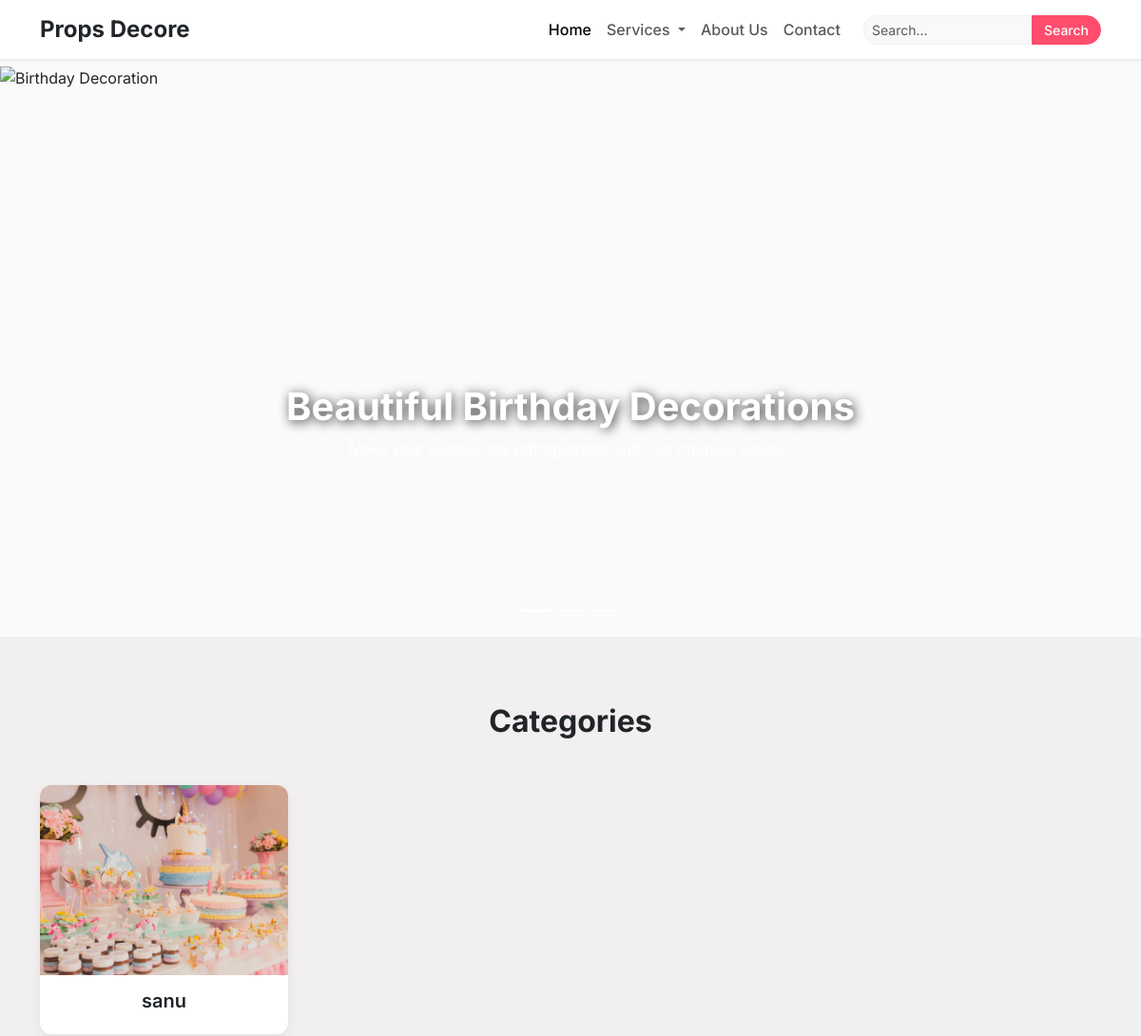
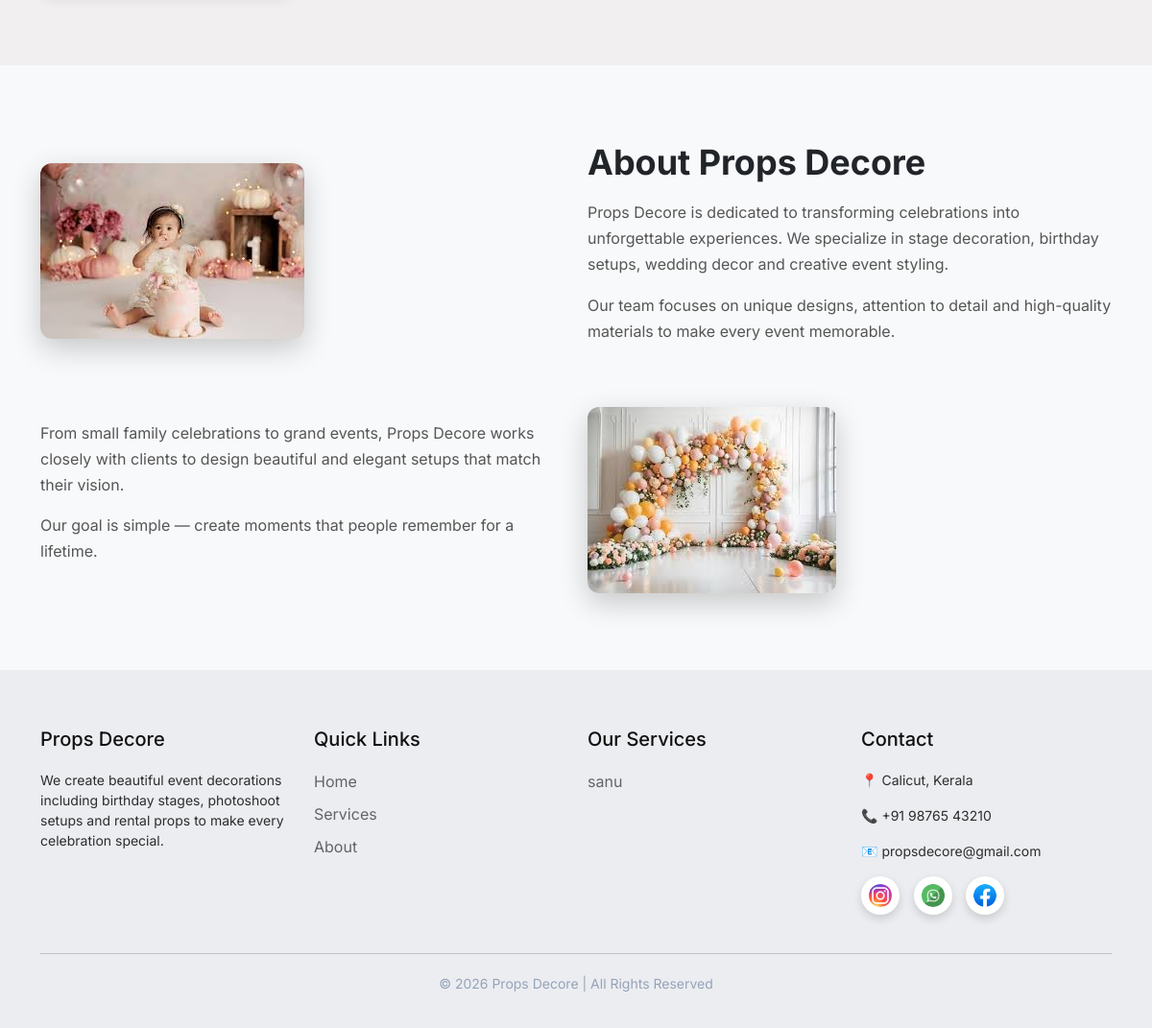
The page / on the database its author committed (2 pictures, top to bottom).
### core/models.py (models this page shows, shortened)
class Category(models.Model):
    name = models.CharField(max_length=100)
    image = models.ImageField(upload_to='category_images/')
    class Meta:
        verbose_name_plural = 'Categories'

### core/views.py (the view)
# urls.py: path('', views.home, name='home'),
def home(request):
    categories = Category.objects.all()
    return render(request, 'index.html', {'categories': categories})

### core/context_processors.py (called while the page is built)
def site_settings(request):
    return {
        'site_name': 'Props Decore',
        'whatsapp_number': '1234567890'
    }

def nav_categories_processor(request):
    return {
        'nav_categories': Category.objects.all().order_by('name')
    }

### templates/index.html (shortened to what this page needs)
{% extends 'base.html' %}
{% load static %}
{% block content %}
    <div
      id="mainSlider"
      class="carousel slide carousel-fade"
      data-bs-ride="carousel"
      data-bs-interval="4000"
    >
      <div class="carousel-indicators">
        <button
          type="button"
          data-bs-target="#mainSlider"
          data-bs-slide-to="0"
          class="active"
        ></button>
        <button
          type="button"
          data-bs-target="#mainSlider"
          data-bs-slide-to="1"
        ></button>
        <button
          type="button"
          data-bs-target="#mainSlider"
          data-bs-slide-to="2"
        ></button>
      </div>
      <div class="carousel-inner">
        <div class="carousel-item active">
          <img
            src="{% static 'images/carousel3.jpg' %}"
            class="d-block w-100 slide-img"
            alt="Birthday Decoration"
          />
          <div class="carousel-caption text-center">
            <h1 class="fw-bold">Beautiful Birthday Decorations</h1>
            <p>Make your special day unforgettable with our creative setups.</p>
          </div>
        </div>
      </div>
      <button
        class="carousel-control-prev"
        type="button"
        data-bs-target="#mainSlider"
        data-bs-slide="prev"
      >
        <span class="carousel-control-prev-icon"></span>
      </button>
      <button
        class="carousel-control-next"
        type="button"
        data-bs-target="#mainSlider"
        data-bs-slide="next"
      >
        <span class="carousel-control-next-icon"></span>
      </button>
    </div>
    <section id="services" class="category-section">
      <div class="container">
        <h2 class="text-center mb-5 fw-bold">Categories</h2>
        <div class="row g-4">
          {% for category in categories %}
          <div class="col-md-3 col-sm-6">
            <div class="category-card">
              <a href="{% url 'category_products' category.id %}">
                {% if category.image %}
                <img src="{{ category.image.url }}" class="img-fluid" alt="{{ category.name }}" />
                {% else %}
                <div style="height: 200px; background: #ddd; display: flex; align-items: center; justify-content: center;">No Image</div>
                {% endif %}
                <h5>{{ category.name }}</h5>
              </a>
            </div>
          </div>
          {% empty %}
          <p class="text-center">No categories found.</p>
          {% endfor %}
        </div>
      </div>
    </section>
    <section id="about" class="about-modern">
      <div class="container">
        <div class="row align-items-center mb-5">
          <div class="col-md-6">
            <img src="{% static 'images/about1.jpg' %}" class="img-fluid about-img" />
          </div>
          <div class="col-md-6">
            <h2 class="fw-bold mb-3">About Props Decore</h2>
            <p>
              Props Decore is dedicated to transforming celebrations into
              unforgettable experiences. We specialize in stage decoration,
              birthday setups, wedding decor and creative event styling.
            </p>
            <p>
              Our team focuses on unique designs, attention to detail and
              high-quality materials to make every event memorable.
            </p>
          </div>
        </div>
        <div class="row align-items-center">
          <div class="col-md-6">
            <p class="about-small">
              From small family celebrations to grand events, Props Decore works
              closely with clients to design beautiful and elegant setups that
              match their vision.
            </p>
            <p class="about-small">
              Our goal is simple — create moments that people remember for a
              lifetime.
            </p>
          </div>
          <div class="col-md-6">
            <img
              src="{% static 'images/about2.jpg' %}"
              class="img-fluid about-img"
            />
          </div>
        </div>
      </div>
    </section>
{% endblock %}

### templates/base.html (shortened to what this page needs)
{% load static %}
<!doctype html>
<html lang="en">
  <head>
    <link
      href="https://cdn.jsdelivr.net/npm/bootstrap@5.3.3/dist/css/bootstrap.min.css"
      rel="stylesheet"
    />
    <link rel="stylesheet" href="{% static 'css/style.css' %}" />
  </head>
  <body>
    <nav class="navbar navbar-expand-lg navbar-light bg-white shadow-sm fixed-top">
      <div class="container">
        <a class="navbar-brand fw-bold fs-4 text-dark" href="{% url 'home' %}">{{ site_name|default:"Props Decore" }}</a>
        <div class="collapse navbar-collapse" id="navbarNav">
          <ul class="navbar-nav ms-auto mb-2 mb-lg-0">
            <li class="nav-item">
              <a class="nav-link active fw-medium" href="{% url 'home' %}">Home</a>
            </li>
            <li class="nav-item dropdown">
              <a
                class="nav-link dropdown-toggle fw-medium"
                href="#"
                data-bs-toggle="dropdown"
              >
                Services
              </a>
            </li>
            <li class="nav-item">
              <a class="nav-link fw-medium" href="{% url 'home' %}#about">About Us</a>
            </li>
            <li class="nav-item">
              <a class="nav-link fw-medium" href="{% url 'home' %}#contact">Contact</a>
            </li>
          </ul>
          <form action="/search/" method="GET" class="d-flex ms-lg-3 position-relative" style="width: 100%; max-width: 250px;">
            <input
              class="form-control search-input form-control-sm"
              type="search"
              placeholder="Search..."
              name="q"
              id="search-input"
              autocomplete="off"
              value="{{ request.GET.q }}"
              style="font-size: 14px;"
            />
            <button class="btn search-btn btn-sm" type="submit" style="padding: 4px 12px; font-size: 14px;">Search</button>
          </form>
        </div>
      </div>
    </nav>
    {% block content %}
    {% endblock %}
    <footer class="footer">
      <div class="container">
        <div class="row">
          <div class="col-md-3 footer-col">
            <h4>Props Decore</h4>
            <p>
              We create beautiful event decorations including birthday stages,
              photoshoot setups and rental props to make every celebration
              special.
            </p>
          </div>
          <div class="col-md-3 footer-col">
            <h4>Quick Links</h4>
            <ul>
              <li><a href="{% url 'home' %}">Home</a></li>
              <li><a href="{% url 'home' %}#services">Services</a></li>
              <li><a href="{% url 'home' %}#about">About</a></li>
            </ul>
          </div>
          <div class="col-md-3 footer-col">
            <h4>Our Services</h4>
            <ul>
              {% for cat in nav_categories|slice:":5" %}
                <li><a href="{% url 'category_products' cat.id %}">{{ cat.name }}</a></li>
              {% empty %}
                <li><span class="text-muted">No services available</span></li>
              {% endfor %}
            </ul>
          </div>
          <div id="contact" class="col-md-3 footer-col">
            <h4>Contact</h4>
            <p>📍 Calicut, Kerala</p>
            <p>📞 +91 98765 43210</p>
            <p>📧 propsdecore@gmail.com</p>
            <div class="social-icons">
  <a href="https://instagram.com/_sanulal" target="_blank">
    <img src="{% static 'images/Instagram.jpg' %}" alt="Instagram">
  </a>
  <a href="https://wa.me/918592894615" target="_blank">
    <img src="{% static 'images/watsnew.png' %}" alt="WhatsApp">
  </a>
  <a href="https://facebook.com/Sanu Lal" target="_blank">
    <img src="{% static 'images/Facebook.jpg' %}" alt="Facebook">
  </a>
</div>
          </div>
        </div>
        <hr />
        <div class="footer-bottom text-center">
          <p>© 2026 Props Decore | All Rights Reserved</p>
        </div>
      </div>
    </footer>
  </body>
</html>

### static/css/style.css (style rules this page uses)
body { margin:0; padding-top:70px; font-family: 'Inter', sans-serif; background-color: #fafafa; }
.search-input { border-radius:30px 0 0 30px; border-right:none; border-color: #f1f1f1; background-color: #f9f9f9; transition: all 0.2s ease; }
.search-btn { border-radius:0 30px 30px 0; background:#ff4d6d; color:white; border:1px solid #ff4d6d; padding:6px 24px; font-weight: 500; transition: all 0.2s ease; }
.carousel-item { position:relative; }
.slide-img { height:75vh; object-fit:cover; }
.carousel-caption { bottom:25%; z-index:2; }
.carousel-caption h1 { font-size:40px; text-shadow:2px 2px 12px rgba(0,0,0,0.8); }
.carousel-caption p { font-size:16px; }
a { text-decoration: none; color: inherit; }
.category-section { padding:70px 0; background:#f1efef; }
.category-card { background:white; border-radius:12px; overflow:hidden; text-align:center; box-shadow: 0 4px 12px rgba(0,0,0,0.06); transition: all 0.3s cubic-bezier(0.25, 0.8, 0.25, 1); }
.category-card img { height:200px; width:100%; object-fit:cover; }
.category-card h5 { padding:15px; font-weight:600; }
.about-modern { padding:80px 0; background:#f8f9fa; }
.about-img { border-radius:12px; box-shadow:0 10px 30px rgba(0,0,0,0.2); }
.about-modern h2 { font-size:36px; }
.about-modern p { font-size:16px; color:#555; line-height:1.7; }
.about-small { margin-bottom:15px; }
.footer { background:#ecedf1; color:rgb(17, 16, 16); padding:60px 0 20px; }
.footer-col h4 { margin-bottom:20px; font-size:20px; }
.footer-col p { color:#2d2d2d; font-size:14px; }
.footer-col ul { list-style:none; padding:0; }
.footer-col ul li { margin-bottom:10px; }
.footer-col ul li a { color:#626466; text-decoration:none; transition:0.3s; }
.social-icons { margin-top:15px; }
.social-icons img { width:40px; height:40px; padding:8px; background:white; border-radius:50%; margin-right:10px; transition:0.3s; box-shadow:0 4px 10px rgba(0,0,0,0.15); }
.footer hr { border-color:#334155; margin:40px 0 20px; }
.footer-bottom p { color:#94a3b8; font-size:14px; }
.category-card a { text-decoration: none; color: inherit; }

### rows shown on the page
Category: image (picture), name "sanu"

### other values the page prints
{{ site_name|default:"Props Decore" }} "Props Decore"
